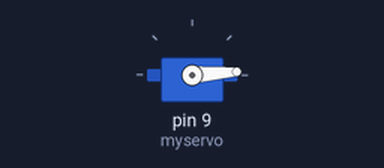
The sketch below on a simulated Arduino Uno, built with avr-gcc and run on an emulated ATmega328P. Parts: servo.

Above: at 0.05 s.
At 0.7 s:
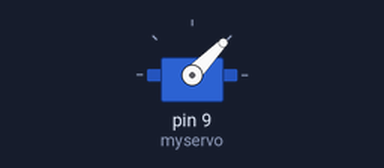
At 1.35 s:
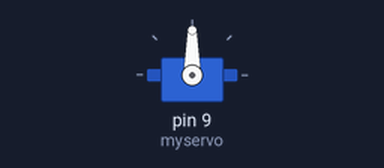
At 2.7 s:
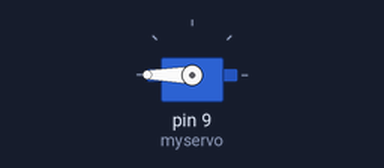
Timing chart, 0 to 6.2 s (numbered marks = the images above):
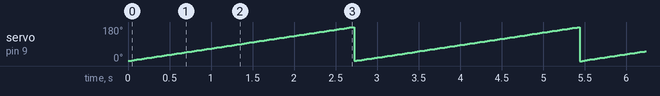

Measured:
- by itself, servo on pin 9 (myservo): ramps from 0° to 180° and jumps back, once every 2.7 s

The sketch:

Servo_counter.ino
```cpp
#include <Servo.h>

Servo myservo;  // create servo object to control a servo
int counter = 0;  // variable to store the servo position

void setup() {
  myservo.attach(9);  // attaches the servo on pin 9 to the servo object
}

void loop() {

  if(counter < 180){
    counter++; // add 1 to counter each loop (same as counter = counter+1)
  }
 else{
   counter = 0;
  }

    myservo.write(counter);              // tell servo to go to position in variable 'pos'
    delay(15);                       // waits 15ms for the servo to reach the position

}
```
